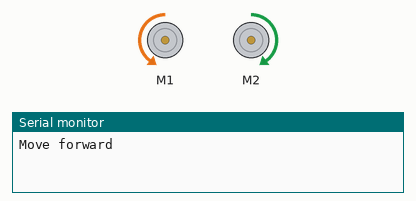
The sketch below on a simulated Arduino Uno, built with avr-gcc and run on an emulated ATmega328P. Parts: 2 × DC motor (green arrow = forward, orange = backward, longer = faster), the last lines printed to the serial monitor.

Above: at 1.0 s.
At 3.0 s:
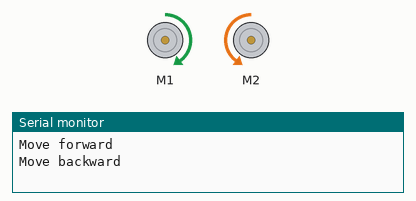
At 5.0 s:
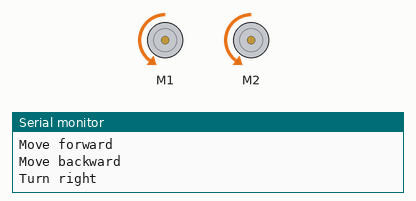
At 7.0 s:
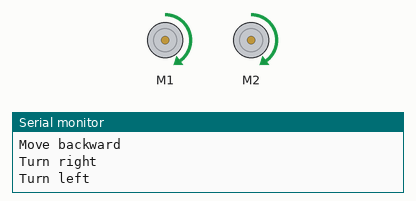
Timing chart, 0 to 10.4 s (numbered marks = the images above):
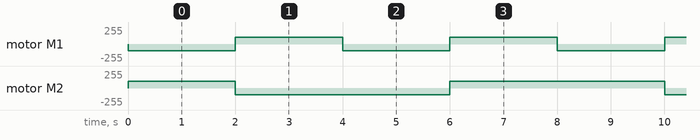

The sketch:

motion.ino
```cpp
#include <Arduino.h>
#include <Wire.h>
#include <SoftwareSerial.h>
#include <MeMCore.h>


// declare motors
MeDCMotor _leftMotor(9);
MeDCMotor _rightMotor(10);

// declare motor speeds
int _leftMotorSpeed = 0;
int _rightMotorSpeed = 0;

void setup()
{
  Serial.begin(9600);
  // set no speed for left and right motors
  _leftMotor.run((9)==M1?-(0):(0));
  _rightMotor.run((10)==M1?-(0):(0));
}

void loop()
{
  // Move forward
  Serial.println("Move forward");
  move(100, 100, 2000);

  // Move backwards
  Serial.println("Move backward");
  move(-100, -100, 2000);

  // Turn right
  Serial.println("Turn right");
  move(100, -100, 2000);

  // Turn left
  Serial.println("Turn left");
  move(-100, 100, 2000);

}

void move(int leftMotorSpeed, int rightMotorSpeed, int duration)
{
  _leftMotorSpeed = leftMotorSpeed;
  _rightMotorSpeed = rightMotorSpeed;

  _leftMotor.run((9)==M1?-(_leftMotorSpeed):(_leftMotorSpeed));
  _rightMotor.run((10)==M1?-(_rightMotorSpeed):(_rightMotorSpeed));
  delay(duration);
  _leftMotor.stop();
  _rightMotor.stop();

}
```

Measured:
- by itself, motor M1: alternates forward 100/255 for 2.0 s and backward 100/255 for 2.0 s
- by itself, motor M2: repeats every 8.0 s: backward 100/255 4.0 s, forward 100/255 4.0 s
